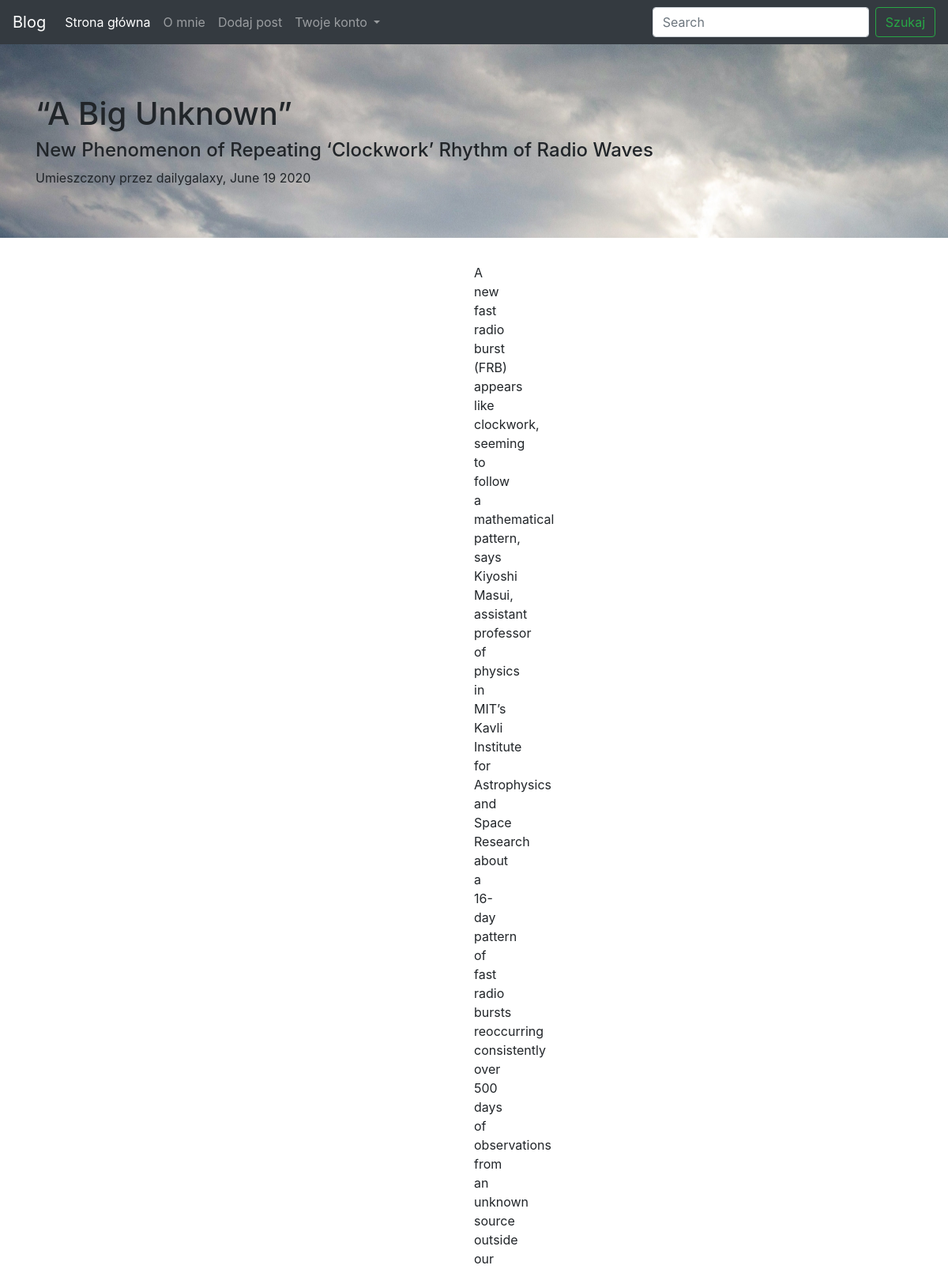
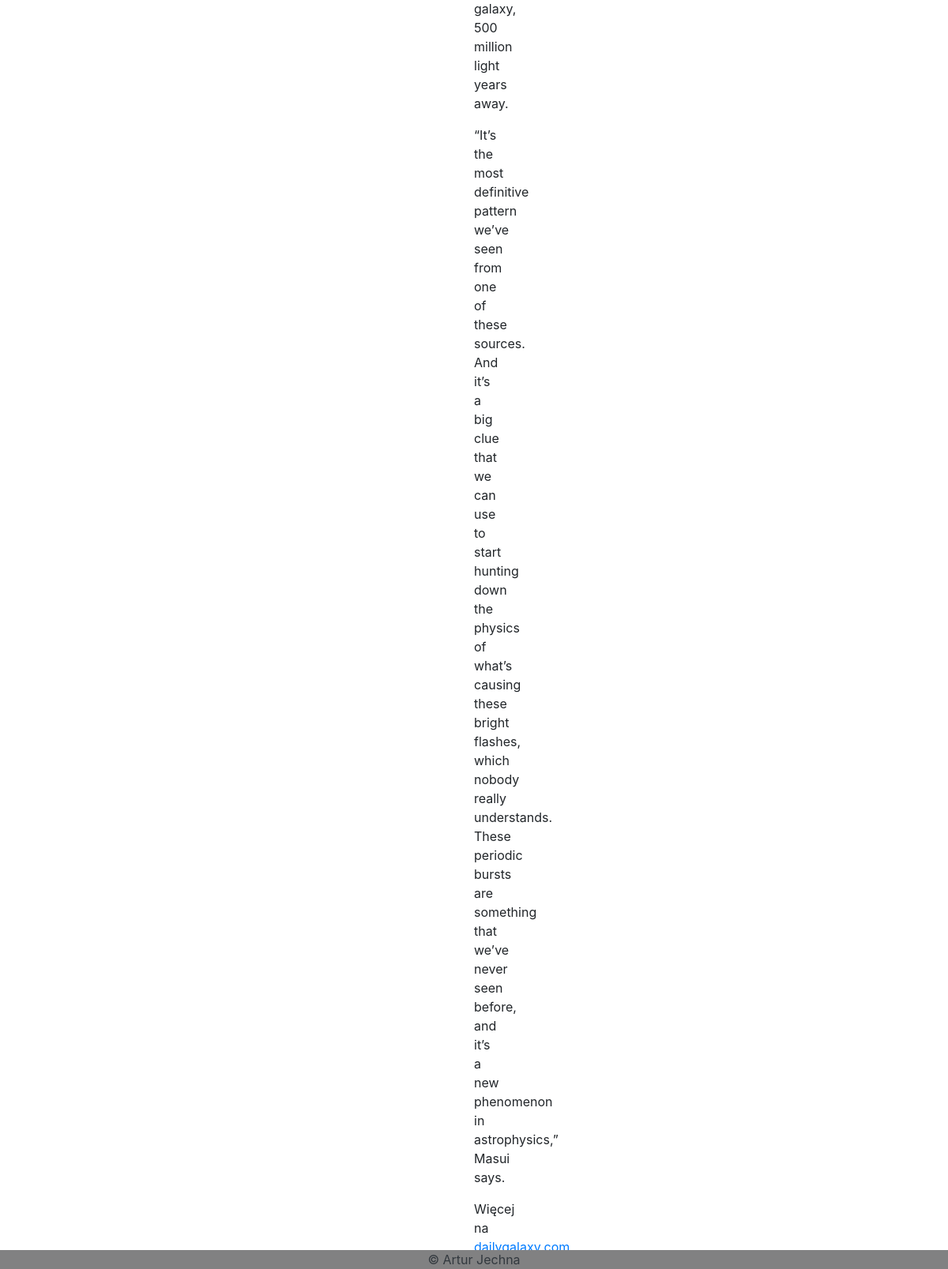
The page /kontent/3 on the database its author committed (2 pictures, top to bottom).
### app/__init__.py (models this page shows)
class Blogpost(db.Model):
    id = db.Column(db.Integer, primary_key=True)
    title = db.Column(db.String(50))
    subtitle = db.Column(db.String(50))
    author = db.Column(db.String(30))
    date_posted = db.Column(db.DateTime)
    content = db.Column(db.Text)

### app/routes.py (the view)
@app.route("/kontent/<int:post_id>")
def kontent(post_id):
    post = Blogpost.query.filter_by(id=post_id).one()
    date_posted = post.date_posted.strftime('%B %d %Y')
    return render_template("kontent.html", post=post, date_posted=date_posted)

### app/templates/kontent.html (shortened to what this page needs)
{% extends "baza.html" %}
{% block content %}
    {% if tytul == "Strona główna" %}
        <h1></h1>
        <p></p>
    {% else %}
        <h1>{{ post.title }}</h1>
        <h4>{{ post.subtitle }}</h4>
        <span class="meta">Umieszczony przez {{ post.author }}, {{ date_posted }}</span>
    {% endif %}
{% endblock %}
{% block kontentPostu %}
    {{ post.content|safe }}
{% endblock %}

### rows shown on the page
Blogpost: title "“A Big Unknown”", subtitle "New Phenomenon of Repeating ‘Clockwork’ Rhythm of Radio Waves", author "dailygalaxy", content "A new fast radio burst (FRB) appears like clockwork, seeming to follow a mathematical pattern, says Kiyoshi Masui, assistant professor of physics in MIT’s Kavli Institute for Astrophysics and Space Research about a 16-day pattern of fast radio bursts reoccurring consistently over 500 days of observations from an unknown source outside our galaxy, 500 million light years away. “It’s the most definitive pattern we’ve seen from one of these sources. And it’s a big clue that we can use to start hunting down the physics of what’s causing these bright flashes, which nobody really understands. These periodic bursts are something that we’ve never seen before, and it’s a new phenomenon in…"

### other values the page prints
{{ date_posted }} "June 19 2020"
